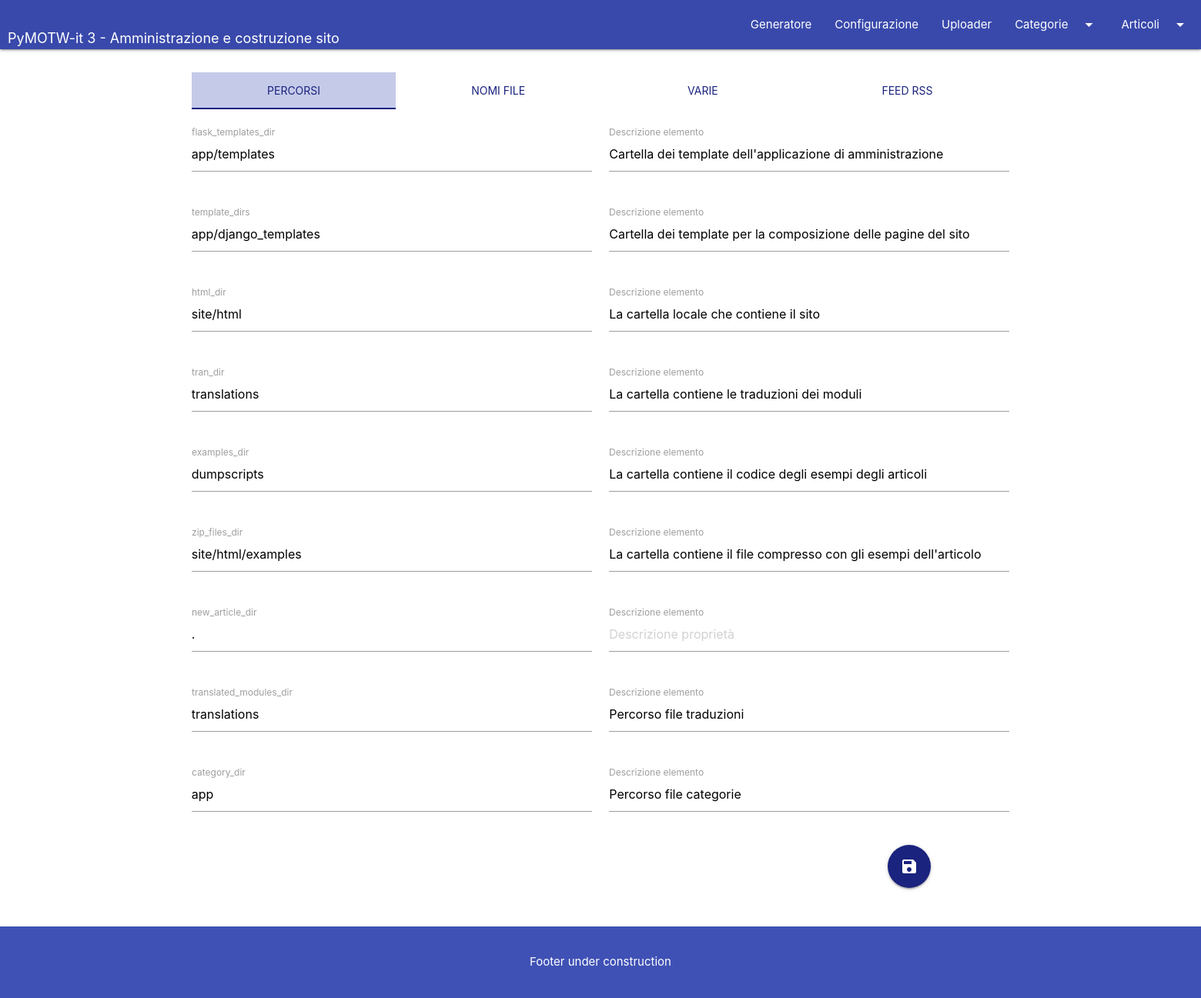
The page /config on the database its author committed.
### app/models.py (models this page shows, shortened)
class GeneratorConfig(db.Model):
    id = db.Column(db.Integer, primary_key=True)
    conf_key = db.Column(db.String(50), nullable=False, unique=True)
    conf_value = db.Column(db.String(256), nullable=False)
    conf_tag = db.Column(db.String(30), nullable=False)
    conf_tip = db.Column(db.String)
    conf_tabname = db.Column(db.String, nullable=False)
    @staticmethod
    def parse_config() -> Tuple[DefaultDict[str, List['GeneratorConfig']],
                                List['GeneratorConfig']]:
        retval = defaultdict(list)
        objlist = list()
        for rk in GeneratorConfig.query.all():
            retval[rk.conf_tabname].append(rk)
            objlist.append(rk)
        return retval, objlist

### app/routes/main.py (the view)
@main.route('/config', methods=['GET', 'POST'])
def config():
    parameters, objlist = GeneratorConfig.parse_config()
    if request.method == 'POST':
        category, prompt = GeneratorConfig.update_config(objlist, request.form)
        flash(category, prompt)
        return redirect(url_for('main.config'))
    return render_template('config.html',
                           parameters=parameters, title='Configurazione')

### app/templates/config.html (shortened to what this page needs)
{% extends "base.html" %}
{% block content %}
  <div class="container">
    <div class="row">
      <div class="col s12 mb-4">
        <ul class="tabs" id="configTabs">
          {% for k, v in parameters.items() %}
            <li class="tab col s3">
              <a href="#{{ k }}"
                 class="{% if loop.index == 1 %}active{% endif %}">
                <span
                    class="indigo-text text-darken-4">{{ v[0].conf_tag | title }}</span></a>
            </li>
          {% endfor %}
        </ul>
      </div>
      <form action="" id="frm{{ k }}" method="post">
        {% for k, v in parameters.items() %}
          <div id="{{ k }}" class="col s12">
            {% for item in v %}
              <div class="row">
                <div class="input-field col s12 m4 l6">
                  <input type="text" value="{{ item.conf_value }}"
                         name="value_{{ item.id }}">
                  <label for="value_{{ item.id }}">{{ item.conf_key }}</label>
                </div>
                <div class="input-field col s12 m8 l6">
                  <input type="text" name="tip_{{ item.id }}"
                      {% if item.conf_tip %}
                         value="{{ item.conf_tip }}"
                      {% else %}
                         placeholder="Descrizione proprietà"
                      {% endif %}
                  >
                  <label for="value_{{ item.id }}">Descrizione elemento</label>
                </div>
              </div>
            {% endfor %}
          </div>
        {% endfor %}
        <div class="row">
          <div class="col s12 offset-l10">
            <button title="Salva modifiche" type="submit"
                    class="btn btn-floating btn-large waves-effect waves-light indigo darken-4">
              <i class="material-icons">save</i></button>
          </div>
        </div>
      </form>
    </div>
  </div>
{% endblock %}

### app/templates/base.html (shortened to what this page needs)
<!DOCTYPE html>
<html>
<head>
  <link type="text/css" rel="stylesheet" href="/static/css/vendor/materialize.min.css"
        media="screen,projection"/>
  <link type="text/css" rel="stylesheet" href="/static/css/admin-style.css"
        media="screen,projection"/>
</head>
<body>
<header>
  <div class="navbar-fixed">
    <nav>
      <div class="nav-wrapper indigo darken-1">
        <a href="#" class="brand-logo logo-margin valign-wrapper hide-on-med-and-down">
          <p class="logo-font-size">PyMOTW-it 3 - Amministrazione e costruzione sito</p>
        </a>
        <ul id="nav-mobile" class="right hide-on-med-and-down">
          <li><a href="{{ url_for('main.generator') }}">Generatore</a></li>
          <li><a href="{{ url_for('main.config') }}">Configurazione</a></li>
          <li><a href="#">Uploader</a></li>
          <li><a class="dropdown-trigger" href="#!" data-target="dropdown1">Categorie<i
              class="material-icons right">arrow_drop_down</i></a></li>
          <li><a class="dropdown-trigger" href="#!" data-target="dropdownArt">Articoli<i
              class="material-icons right">arrow_drop_down</i></a></li>
        </ul>
      </div>
    </nav>
  </div>
</header>
<main>
  <div id="main">
    {% block content %}
    {% endblock %}
  </div>
</main>
<footer class="page-footer indigo darker-4 valign-wrapper">
  <div class="row ">
    <div class="col 16 s12">
      <p class="white-text text-lighten-4">
        Footer under construction
      </p>
    </div>
  </div>
</footer>
</body>
</html>

### app/static/css/admin-style.css (style rules this page uses)
:root { --head-color: #0f277b; }
main { margin: 30px 5px; min-height: 80vh; }
.logo-margin { margin-left: 10px; }
.logo-font-size { font-size: 1.2rem; }
.tabs .tab a.active { background-color: #c5cae9; }
.mb-4 { margin-bottom: 20px; }

### rows shown on the page
GeneratorConfig: conf_tag "PERCORSI", conf_value "app/templates", conf_key "flask_templates_dir", conf_tip "Cartella dei template dell'applicazione di amministrazione"
GeneratorConfig: conf_tag "NOMI FILE"
GeneratorConfig: conf_tag "VARIE"
GeneratorConfig: conf_tag "FEED RSS"
GeneratorConfig: conf_value "app/django_templates", conf_key "template_dirs", conf_tip "Cartella dei template per la composizione delle pagine del sito"
GeneratorConfig: conf_value "site/html", conf_key "html_dir", conf_tip "La cartella locale che contiene il sito"
GeneratorConfig: conf_value "translations", conf_key "tran_dir", conf_tip "La cartella contiene le traduzioni dei moduli"
GeneratorConfig: conf_value "dumpscripts", conf_key "examples_dir", conf_tip "La cartella contiene il codice degli esempi degli articoli"
GeneratorConfig: conf_value "site/html/examples", conf_key "zip_files_dir", conf_tip "La cartella contiene il file compresso con gli esempi dell'articolo"
GeneratorConfig: conf_value ".", conf_key "new_article_dir"
GeneratorConfig: conf_value "translations", conf_key "translated_modules_dir", conf_tip "Percorso file traduzioni"
GeneratorConfig: conf_value "app", conf_key "category_dir", conf_tip "Percorso file categorie"
